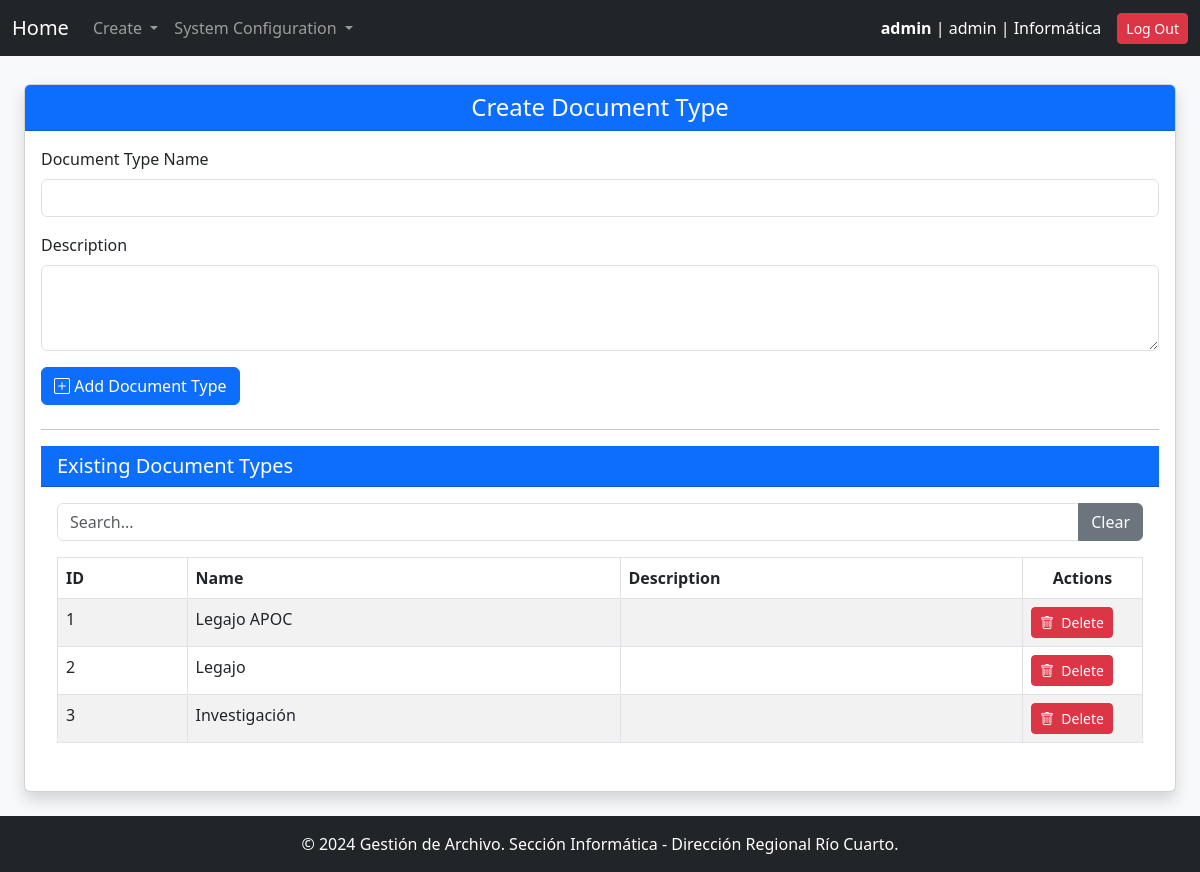
The app's page /create/doc-type/ (signed in), older data.
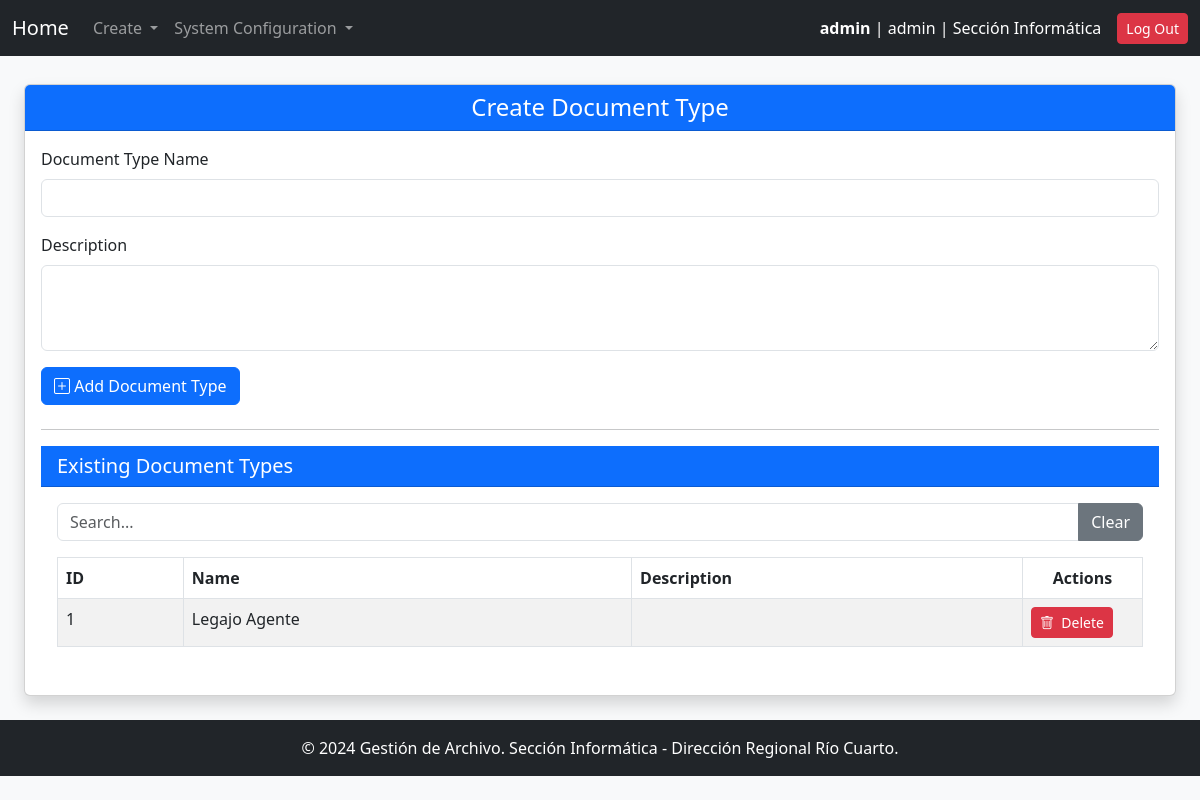
The same page, newer data.
### gestion_archivo_app/models.py (models this page shows, shortened)
class User(AbstractUser):
    ROLE_CHOICES = [
        ('user', 'User'),
        ('manager', 'Manager'),
        ('archive_responsible', 'Archive Responsible'),
        ('admin', 'System Administrator')
    ]
    role = models.CharField(max_length=20, choices=ROLE_CHOICES)
    area = models.ForeignKey('Area', on_delete=models.SET_NULL, null=True, blank=True)

class Area(models.Model):
    code = models.CharField(max_length=30, unique=True, verbose_name="Area Code")
    name = models.CharField(max_length=100, unique=True, verbose_name="Area Name")
    description = models.TextField(blank=True, null=True, verbose_name="Description")

class DocType(models.Model):
    name = models.CharField(max_length=100, unique=True, verbose_name="Document Type")
    description = models.TextField(blank=True, null=True, verbose_name="Description")

### gestion_archivo_app/views.py (the view)
# urls.py: path('create/doc-type/', create_doc_type, name='create_doc_type'),# Views of create
@login_required
def create_doc_type(request):
    if 'delete_id' in request.GET:
        delete_id = request.GET.get('delete_id')
        doc_type = get_object_or_404(DocType, id=delete_id)
        doc_type.delete()
        return redirect('create_doc_type')  # Redirect to refresh the list
    if request.method == 'POST':
        name = request.POST.get('name')
        description = request.POST.get('description')
        if name:  # Validate input
            DocType.objects.create(name=name, description=description)
            return redirect('create_doc_type')
    items = DocType.objects.all().order_by('id')
    context = {
        'items': items,
    }
    return render(request, 'create_doc_type.html', context)

### gestion_archivo_app/context_processors.py (called while the page is built)
def system_config(request):
    try:
        pagination_limit = SystemConfigKeyValues.objects.get(key="pagination_limit").value
    except SystemConfigKeyValues.DoesNotExist:
        pagination_limit = 10  # default value
    return {"pagination_limit": pagination_limit}

### gestion_archivo_app/templates/create_doc_type.html (shortened to what this page needs)
{% extends 'base.html' %}
{% block content %}
<div class="container-fluid mt-4">
    <div class="card shadow">
        <div class="card-header bg-primary text-white">
            <h4 class="text-center mb-0">Create Document Type</h4>
        </div>
        <div class="card-body">
            <form method="post" class="mb-4">
                <div class="mb-3">
                    <label for="name" class="form-label">Document Type Name</label>
                    <input type="text" id="name" name="name" class="form-control" required>
                    <label for="description" class="form-label mt-3">Description</label>
                    <textarea id="description" name="description" class="form-control" rows="3"></textarea>
                </div>
                <button type="submit" class="btn btn-primary"> <i class="bi bi-plus-square"></i> Add Document Type</button>
            </form>
            <hr>
            <div class="card-header bg-primary text-white">
                <h5 class="mb-0">Existing Document Types</h5>
            </div>
            <div class="card-body">
                                <div class="mb-3">
                                    <div class="input-group">
                                        <input type="text" id="searchInputId" class="form-control" placeholder="Search...">
                                        <button type="button" class="btn btn-secondary" onclick="clearSearch('searchInputId', 'tableBodyId')">Clear</button>
                                    </div>
                                </div>
            <table class="table table-bordered table-striped mt-3" id="tableId">
                <thead >
                    <tr>
                        <th onclick="sortTable(0)">ID </th>
                        <th onclick="sortTable(1)">Name </th>
                        <th onclick="sortTable(2)">Description </th>
                        <th style="width: 120px;" class="text-center">Actions</th>
                    </tr>
                </thead>
                <tbody id="tableBodyId">
                    {% for item in items %}
                        <tr>
                            <td>{{ item.id }}</td>
                            <td>{{ item.name }}</td>
                            <td>{{ item.description }}</td>
                            <td>
                                <a href="?delete_id={{ item.id }}" class="btn btn-danger btn-sm"
                                   onclick="return confirm('Are you sure you want to delete this document type?');">
                                   <i class="bi bi-trash"></i> &nbsp;Delete
                                </a>
                            </td>
                        </tr>
                    {% endfor %}
                </tbody>
            </table>
        </div>
    </div>
</div></div>
{% load static %}
{% endblock %}

### gestion_archivo_app/templates/base.html (shortened to what this page needs)
<!DOCTYPE html>
<html lang="en">
<head>
    {% load static %}
    <link href="https://cdn.jsdelivr.net/npm/bootstrap@5.3.0/dist/css/bootstrap.min.css" rel="stylesheet">
    <link href="https://cdn.jsdelivr.net/npm/bootstrap-icons/font/bootstrap-icons.css" rel="stylesheet">
</head>
<body class="bg-light" a>
    <nav class="navbar navbar-expand-lg navbar-dark bg-dark">
        <div class="container-fluid">
            <a class="navbar-brand" href="{% url 'main' %}">Home</a>
            <div class="collapse navbar-collapse" id="navbarNav">
                <ul class="navbar-nav me-auto">
                    <li class="nav-item dropdown">
                        <a class="nav-link dropdown-toggle" href="#" id="createDropdown" role="button" data-bs-toggle="dropdown" aria-expanded="false">
                            Create
                        </a>
                    </li>
                {% if user.is_authenticated and user.role == 'admin' %}
                    <li class="nav-item dropdown">
                    <a class="nav-link dropdown-toggle" href="#" id="createDropdown" role="button" data-bs-toggle="dropdown" aria-expanded="false">
                        System Configuration
                    </a>
                    </li>
                 {% endif %}
                </ul>
            </div>
                <div class="d-flex align-items-center">
                    {% if user.is_authenticated %}
                        <span class="text-white me-3">
                            <strong>{{ user.username }}</strong> | {{ user.role }} | {{ user.area.name }}
                        </span>
                        <a href="{% url 'logout' %}" class="btn btn-danger btn-sm">Log Out</a>
                    {% else %}
                        <a href="{% url 'login' %}" class="btn btn-success btn-sm">Log In</a>
                    {% endif %}
                </div>
            </div>
    </nav>
    <div class="container-fluid py-4" style='margin-top:-20px' >
        {% block content %}{% endblock %}
    </div>
    <footer class="bg-dark text-white text-center py-3 mt-auto">
        <p class="mb-0">&copy; 2024 Gestión de Archivo. Sección Informática - Dirección Regional Río Cuarto.</p>
    </footer>
</body>
</html>

Row changes from the older to the newer data that the page shows:
removed DocType: id "2", name "Legajo"
removed DocType: id "3", name "Investigación"
changed User "admin": area.name "Informática" → "Sección Informática"
changed DocType id 1: name "Legajo APOC" → "Legajo Agente"
